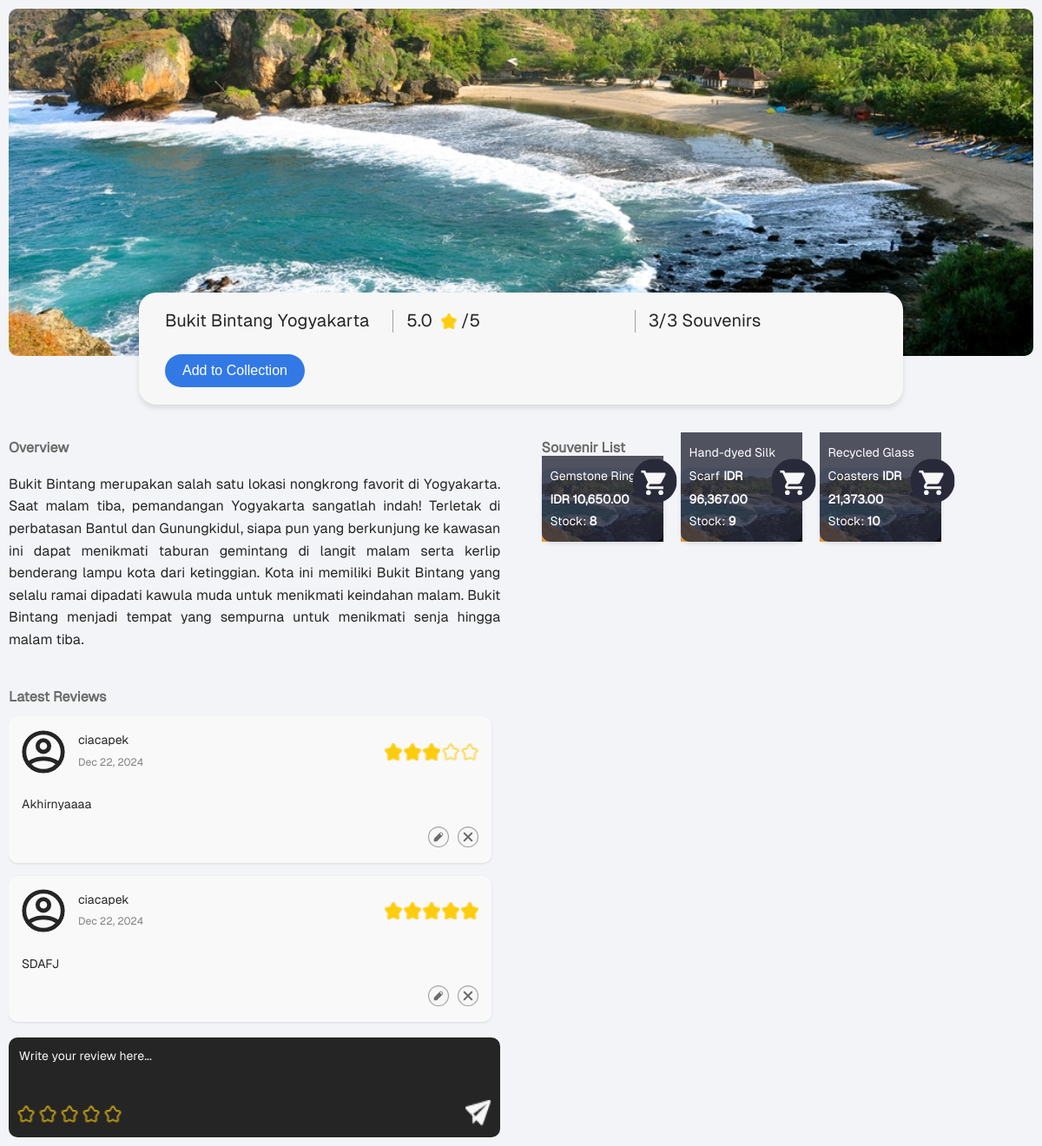
/places/ (signed in), run on the app's committed database.
### places/models.py (models this page shows, shortened)
class Place(models.Model):
    name = models.CharField(max_length=255)
    description = models.TextField()
    image = models.ImageField(upload_to='places/images/',blank=True, null=True)

class Comment(models.Model):
    PLACE_RATING_CHOICES = [(i, f"{i} Star{'s' if i > 1 else ''}") for i in range(1, 6)]
    place = models.ForeignKey(Place, on_delete=models.CASCADE, related_name='comments')
    user = models.ForeignKey(User, on_delete=models.CASCADE, related_name='comments')
    content = models.TextField()
    rating = models.PositiveIntegerField(choices=PLACE_RATING_CHOICES)
    created_at = models.DateTimeField(auto_now_add=True)
    class Meta:
        ordering = ['-created_at']

class Souvenir(models.Model):
    place = models.ForeignKey(Place, on_delete=models.CASCADE, related_name='souvenirs')
    name = models.CharField(max_length=255)
    price = models.DecimalField(max_digits=10, decimal_places=2)
    stock = models.PositiveIntegerField()
    image = models.ImageField(upload_to='souvenirs/images/',blank=True, null=True)

### places/views.py (the view)
# urls.py: path('', views.place_detail, {'place_id': 1}, name='home'),  # Replace '1' with a valid place_id
def place_detail(request, place_id):
    place = get_object_or_404(Place, pk=place_id)
    average_rating = Comment.objects.filter(place=place).aggregate(Avg('rating'))['rating__avg'] or 0
    souvenirs = Souvenir.objects.filter(place=place)
    total_souvenirs_count = souvenirs.count()
    available_souvenirs_count = souvenirs.filter(stock__gt=0).count()
    for souvenir in souvenirs:
        souvenir.formatted_price = format_price(souvenir.price)
    comments = Comment.objects.filter(place=place).order_by('-created_at')[:10]  # Limit to recent 10 reviews
    user_collections = Collection.objects.filter(user=request.user) if request.user.is_authenticated else []
    context = {
        'place': place,
        'average_rating': round(average_rating, 1),
        'souvenirs': souvenirs,
        'comments': comments,
        'user_collections': user_collections,  # Added to context
        'total_souvenirs_count': total_souvenirs_count,  # New context variable
        'available_souvenirs_count': available_souvenirs_count,  # New context variable
    }
    return render(request, 'places/place_detail.html', context)

### places/views.py (called while the page is built)
def format_price(price):
    return "{:,}".format(price)

### places/templates/places/place_detail.html (shortened to what this page needs)
{% load static %}
<!DOCTYPE html>
<html lang="en">
<head>
    <link rel="stylesheet" href="{% static 'places/css/styles_main.css' %}">
</head>
<body>
    <div class="container">
        <div class="banner">
            {% if place.image %}
                <img src="{{ place.image.url }}" alt="{{ place.name }}" class="banner-image">
            {% else %}
                <img src="{% static 'places/images/pantai-siung.jpg' %}" alt="{{ place.name }}" class="banner-image">
            {% endif %}
            <div class="banner-overlay">
                <div class="rounded-rectangle">
                    <div class="rectangle-section">
                        <div class="info-item">
                            <span class="section-text">{{ place.name }}</span>
                        </div>
                        <div class="info-item" id="average-rating-container">
                            <span class="section-text" id="average-rating">{{ average_rating }}</span>
                            <img src="{% static 'places/images/star.png' %}" alt="Star" class="rating-star">
                            <span class="section-text">/5</span>
                        </div>
                        <div class="info-item">
                            <span class="section-text" id="souvenir-count">{{ available_souvenirs_count }}/{{ total_souvenirs_count }} Souvenirs</span>
                        </div>
                    </div>
                    <div class="add-to-collection-section">
                        {% if user.is_authenticated %}
                            <button class="add-to-collection-btn" aria-label="Add {{ place.name }} to your collection">Add to Collection</button>
                        {% else %}
                            <div class="login-prompt">
                                <p>Please <a href="{% url 'login' %}?next={{ request.path }}">log in</a> to add to your collection.</p>
                            </div>
                        {% endif %}
                    </div>
                </div>
            </div>
        </div>
        <div class="content-sections">
            <div class="overview-section">
                <h2 class="section-title">Overview</h2>
                <p class="overview-content">{{ place.description }}</p>
                <div class="latest-review-section">
                    <h3 class="section-title">Latest Reviews</h3>
                    <div class="reviews-container" id="reviews-container">
                        {% for comment in comments %}
                            {% include 'places/comment_partial.html' %}
                        {% empty %}
                            <p>No reviews yet. Be the first to review!</p>
                        {% endfor %}
                    </div>
                    <div class="write-review-container">
                        {% if user.is_authenticated %}
                            <form id="write-review-form">
                                <textarea id="review-input" name="comment" placeholder="Write your review here..." aria-label="Write your review"></textarea>
                                <div class="review-actions">
                                    <div class="star-rating">
                                        {% for i in "12345" %}
                                            <img src="{% static 'places/images/icon_empty_star.png' %}" class="star" data-value="{{ i }}" alt="Star {{ i }}">
                                        {% endfor %}
                                    </div>
                                    <button type="button" class="send-btn" id="submit-comment-btn" aria-label="Send Review">
                                        <img src="{% static 'places/images/icon_send.png' %}" alt="Send">
                                    </button>
                                </div>
                            </form>
                        {% else %}
                            <div class="login-prompt">
                                <p>Please <a href="{% url 'login' %}?next={{ request.path }}">log in</a> to write a review.</p>
                            </div>
                        {% endif %}
                    </div>
                </div>
            </div>
            <div class="souvenir-section">
                <h2 class="section-title">Souvenir List</h2>
                <div class="souvenir-list">
                    {% for souvenir in souvenirs %}
                        <div class="souvenir-item" data-souvenir-id="{{ souvenir.id }}">
                            {% if souvenir.image %}
                                <img src="{{ souvenir.image.url }}" alt="{{ souvenir.name }}" class="souvenir-image">
                            {% else %}
                                <img src="{% static 'places/images/pantai-siung.jpg' %}" alt="{{ souvenir.name }}" class="souvenir-image">
                            {% endif %}
                            <button class="buy-button" aria-label="Buy {{ souvenir.name }}"
                                {% if souvenir.stock == 0 %}disabled{% endif %}>
                                <img src="{% static 'places/images/buy.svg' %}" alt="Buy">
                            </button>
                            <div class="souvenir-description">
                                <span class="souvenir-name">{{ souvenir.name }}</span>
                                <span class="souvenir-price">IDR {{ souvenir.formatted_price }}</span>
                                <div class="souvenir-stock">Stock: <strong>{{ souvenir.stock }}</strong></div>
                            </div>
                        </div>
                    {% endfor %}
                </div>
            </div>
        </div>
    </div>
</body>
</html>

### places/templates/places/comment_partial.html (shortened to what this page needs)
{% load static %}
<div class="review-item" data-comment-id="{{ comment.id }}">
    <div class="review-header">
        <img src="{% static 'places/images/profile_placeholder.svg' %}" alt="Profile" class="profile-pic">
        <div class="review-user-info">
            <span class="username">{{ comment.user.username }}</span>
            <span class="review-date">{{ comment.created_at|date:"M d, Y" }}</span>
        </div>
        <div class="review-stars">
            {% for i in "12345" %}
                {% if i|add:"0" <= comment.rating %}
                    <img src="{% static 'places/images/star.png' %}" class="star-icon" alt="Star">
                {% else %}
                    <img src="{% static 'places/images/icon_empty_star.png' %}" class="star-icon" alt="Empty Star">
                {% endif %}
            {% endfor %}
        </div>
    </div>
    {% if user.is_authenticated and comment.user == user %}
        <div class="review-content-container">
            <p class="review-content">{{ comment.content }}</p>
        </div>
        <div class="comment-actions">
            <button class="edit-btn" data-comment-id="{{ comment.id }}" aria-label="Edit Comment">
                <img src="{% static 'places/images/comment_edit.svg' %}" alt="Edit">
            </button>
            <button class="delete-btn" data-comment-id="{{ comment.id }}" aria-label="Delete Comment">
                <img src="{% static 'places/images/comment_delete.svg' %}" alt="Delete">
            </button>
        </div>
    {% else %}
        <p class="review-content">{{ comment.content }}</p>
    {% endif %}
</div>

### data on the page
Place: name "Bukit Bintang Yogyakarta", description "Bukit Bintang merupakan salah satu lokasi nongkrong favorit di Yogyakarta. Saat malam tiba, pemandangan Yogyakarta sangatlah indah! Terletak di perbatasan Bantul dan Gunungkidul, siapa pun yang berkunjung ke kawasan ini dapat menikmati taburan gemintang di langit malam serta kerlip benderang lampu kota dari ketinggian. Kota ini memiliki Bukit Bintang yang selalu ramai dipadati kawula muda untuk menikmati keindahan malam. Bukit Bintang menjadi tempat yang sempurna untuk menikmati senja hingga malam tiba."
Comment: user.username "ciacapek", created_at "Dec 22, 2024", rating 3 (drawn), content "Akhirnyaaaa"
Comment: user.username "ciacapek", created_at "Dec 22, 2024", rating 5 (drawn), content "SDAFJ"
Souvenir: name "Gemstone Ring", formatted_price "10,650.00", stock "8"
Souvenir: name "Hand-dyed Silk Scarf", formatted_price "96,367.00", stock "9"
Souvenir: name "Recycled Glass Coasters", formatted_price "21,373.00", stock "10"

### other printed values
{{ average_rating }} "5.0"
{{ available_souvenirs_count }} "3"
{{ total_souvenirs_count }} "3"
